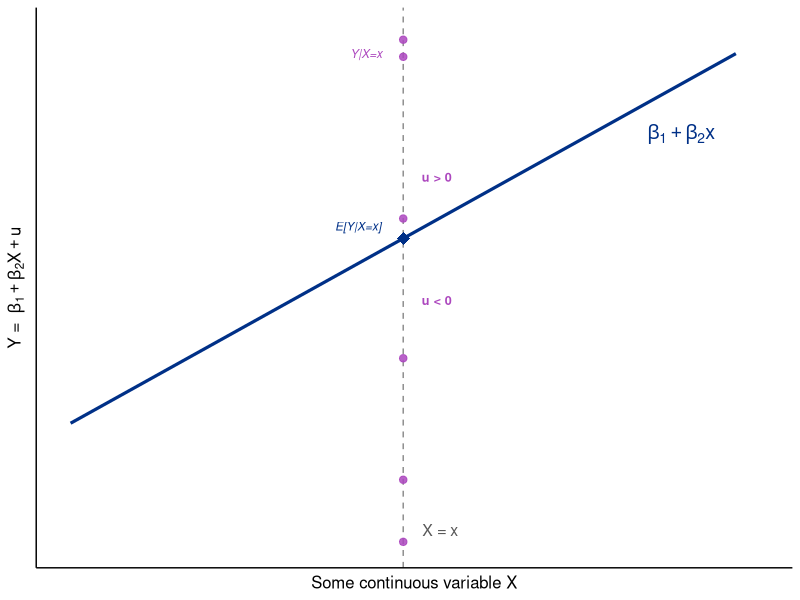
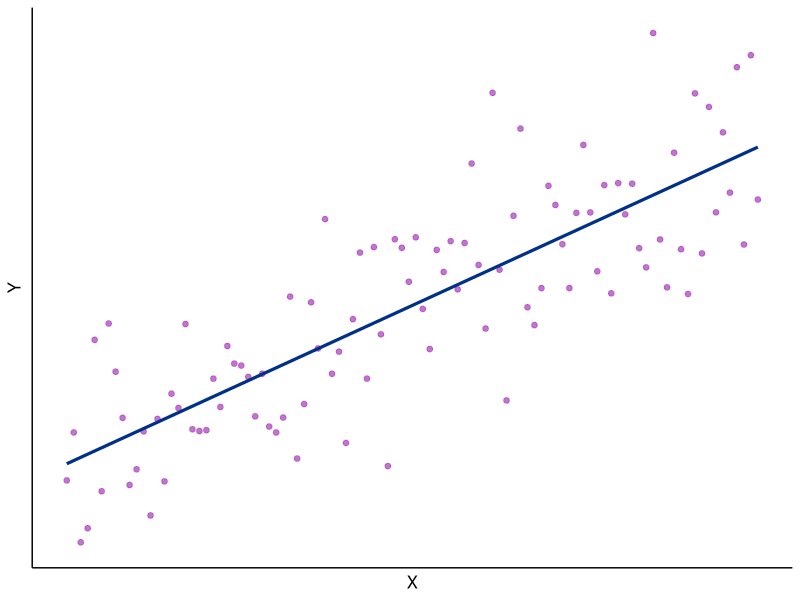
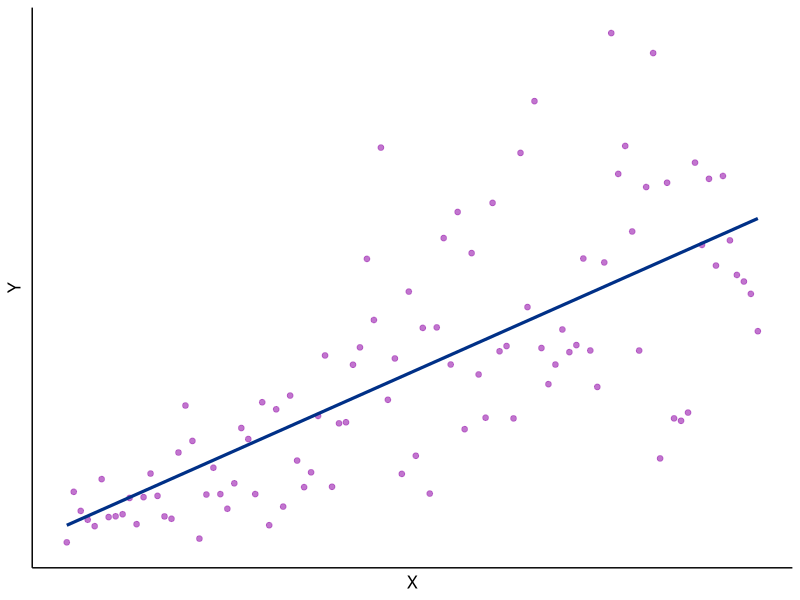
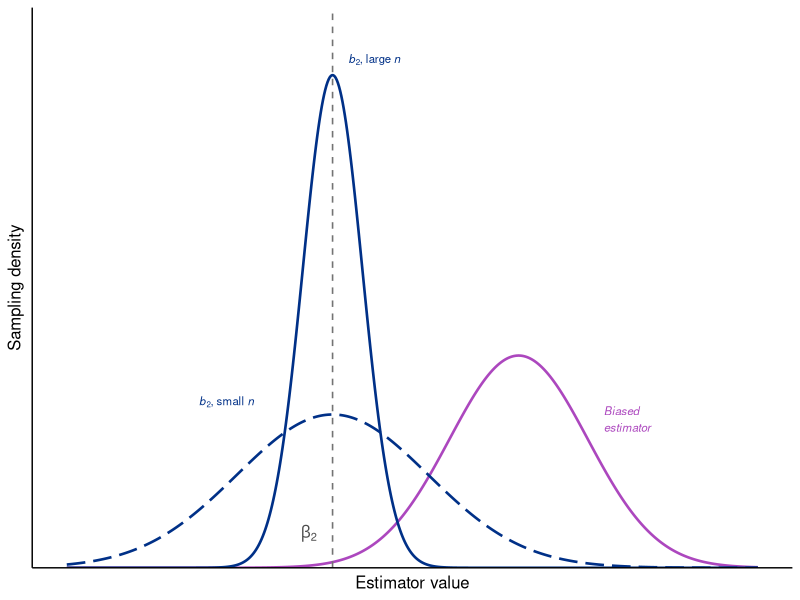
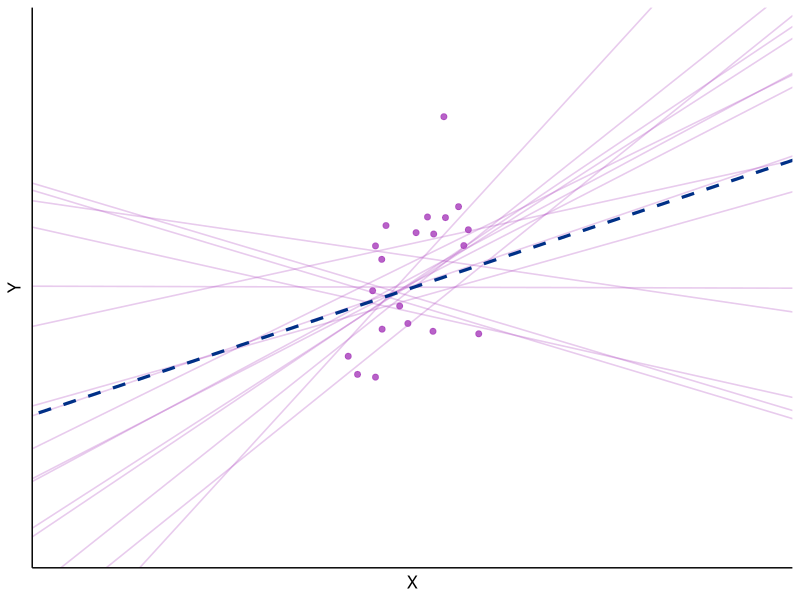
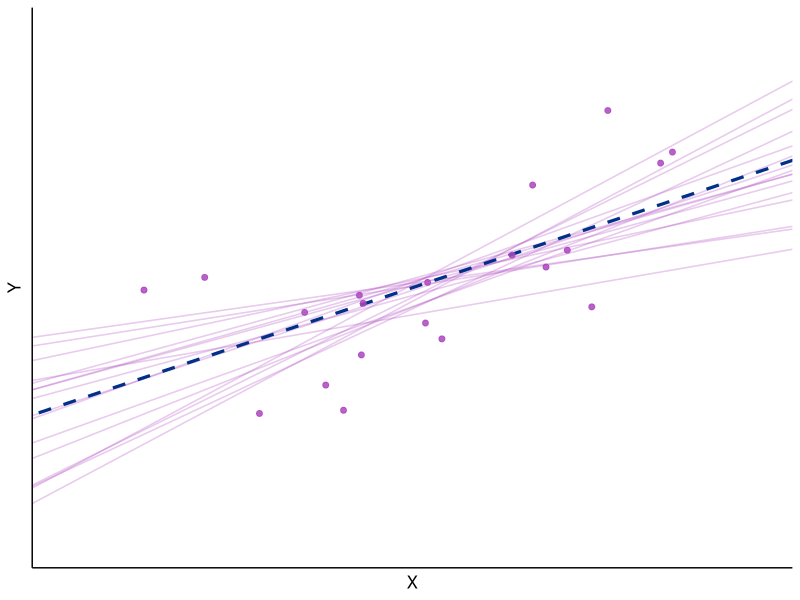

These figures' R source, in order:
## ---- chunk 1
#| label: fig-cond-values
#| fig-height: 3.4
#| fig-width: 5.5
#| fig-cap: "Population regression model"
#| fig-alt: "Scatter plot illustrating the population regression model. A line labeled β₁+β₂x passes through the conditional mean E[Y|X=x] (diamond marker) at the value X=x. Individual conditional values Y|X are scattered as dots around the line. At the highlighted value X=x, a dashed vertical line separates points above the line, labeled u greater than 0, from points below it, labeled u less than 0, showing that the error term u is the deviation of each Y|X observation from its conditional mean."
#| warning: false
library(ggplot2)

set.seed(880)
b1 <- 1.5; b2 <- 0.5; sig <- 3
xs  <- 5

pts <- do.call(rbind, lapply(xs, function(x0) {
  data.frame(x = x0,
             y = rnorm(6, b1 + b2 * x0, sig))
}))
mu5 <- b1 + b2 * 5

ggplot() +
  geom_line(aes(x = c(0.5, 9.5), y = b1 + b2 * c(0.5, 9.5)),
            color = "#003087", linewidth = 1.1) +
  geom_vline(xintercept = 5, linetype = "dashed",
             color = "gray55", linewidth = 0.5) +
  geom_point(data = pts, aes(x = x, y = y),
             color = "#ac47be", size = 2.2, alpha = 0.85) +
  geom_point(data = data.frame(x = xs, y = b1 + b2 * xs),
             aes(x = x, y = y),
             color = "#003087", size = 4, shape = 18) +
  annotate("text", x = 5.25, y = mu5 + 0.75,
           label = "u > 0", color = "#ac47be",
           size = 3.2, hjust = 0, fontface = "bold") +
  annotate("text", x = 5.25, y = mu5 - 0.75,
           label = "u < 0", color = "#ac47be",
           size = 3.2, hjust = 0, fontface = "bold") +
  annotate("text", x = 4.7, y = mu5 + 0.15,
           label = "E[Y|X=x]", color = "#003087",
           size = 3.0, hjust = 1, fontface = "italic") +
  annotate("text", x = 4.5, y = b1 + b2 * 4.5 + 2.5,
           label = "Y|X=x", color = "#ac47be",
           size = 3.0, hjust = 0.5, fontface = "italic") +
  annotate("text", x = 8.3, y = b1 + b2 * 8.3 - 0.38,
           label = expression(beta[1]+beta[2]*x),
           color = "#003087", size = 5, hjust = 0) +
  annotate("text", x = 5.5, y = 0.45,
           label = "X = x", color = "gray35", size = 4.0, hjust = 0.5) +
  labs(x = "Some continuous variable X", y = "Y = " ~ beta[1] + beta[2]*X + u) +
  scale_x_continuous(limits = c(0.5, 9.8)) +
  scale_y_continuous(limits = c(0.3, 6.5)) +
  theme_classic() +
  theme(
    axis.text  = element_blank(),
    axis.ticks = element_blank(),
    axis.title = element_text(size = 12)
  )
## ---- chunk 2
#| label: fig-homo
#| fig-height: 3.0
#| fig-width: 4.5
#| fig-cap: "Homoskedastic data: constant error variance across X"
#| fig-alt: "Scatter plot of Y against X illustrating homoskedasticity. A regression line runs through the data. The vertical spread of points around the line is roughly constant across all values of X, showing that error variance does not change with X."
set.seed(11)
n_sk <- 100
x_sk <- seq(1, 10, length.out = n_sk)
df_homo <- data.frame(
  x = x_sk,
  y = 1 + 0.6 * x_sk + rnorm(n_sk, 0, 1.4)
)

ggplot(df_homo, aes(x, y)) +
  geom_point(color = "#ac47be", size = 1.6, alpha = 0.75) +
  geom_smooth(method = "lm", se = FALSE,
              color = "#003087", linewidth = 1.1,
              formula = y ~ x) +
  labs(x = "X", y = "Y") +
  theme_classic() +
  theme(
    axis.text  = element_blank(),
    axis.ticks = element_blank(),
    axis.title = element_text(size = 12)
  )
## ---- chunk 3
#| label: fig-hetero
#| fig-height: 3.0
#| fig-width: 4.5
#| fig-cap: "Heteroskedastic data: error variance increases with X"
#| fig-alt: "Scatter plot of Y against X illustrating heteroskedasticity. A regression line runs through the data. The vertical spread of points around the line grows larger as X increases, showing that error variance rises with X."
set.seed(22)
df_hetero <- data.frame(
  x = x_sk,
  y = 1 + 0.6 * x_sk + rnorm(n_sk, 0, 0.25 * x_sk)
)

ggplot(df_hetero, aes(x, y)) +
  geom_point(color = "#ac47be", size = 1.6, alpha = 0.75) +
  geom_smooth(method = "lm", se = FALSE,
              color = "#003087", linewidth = 1.1,
              formula = y ~ x) +
  labs(x = "X", y = "Y") +
  theme_classic() +
  theme(
    axis.text  = element_blank(),
    axis.ticks = element_blank(),
    axis.title = element_text(size = 12)
  )
## ---- chunk 4
#| label: fig-ols-properties
#| fig-height: 2.1
#| fig-width: 5.0
#| fig-cap: "Sampling distributions of the OLS estimator $b_2$ (unbiased and consistent) versus a biased estimator"
#| fig-alt: "Density plot showing three bell-shaped sampling distribution curves. Two blue curves are centered at β₂, the true parameter value marked by a dashed vertical line: a wide, flat long-dashed curve for the OLS estimator at small n, and a tall, narrow solid curve for OLS at large n, illustrating that OLS is unbiased at all sample sizes and consistent as n increases. A purple curve centered to the right of β₂ represents a biased estimator whose distribution does not converge to the true value. The horizontal axis shows the estimator value and the vertical axis shows sampling density."
#| warning: false
b2_true <- 2.5
sd_sm   <- 0.90   # OLS small n — wide
sd_lg   <- 0.28   # OLS large n — narrow (consistent)
mu_bi   <- 4.25   # biased estimator — shifted right
sd_bi   <- 0.65

x_seq <- seq(0, 6.5, length.out = 600)
df_dens <- data.frame(
  x   = rep(x_seq, 3),
  y   = c(dnorm(x_seq, b2_true, sd_sm),
          dnorm(x_seq, b2_true, sd_lg),
          dnorm(x_seq, mu_bi,   sd_bi)),
  grp = rep(c("ols_sm", "ols_lg", "biased"), each = length(x_seq))
)

ggplot(df_dens, aes(x, y, color = grp, linetype = grp)) +
  geom_line(linewidth = 0.9) +
  geom_vline(xintercept = b2_true,
             linetype = "dashed", color = "gray45", linewidth = 0.55) +
  scale_color_manual(values = c(
    ols_sm = "#003087",
    ols_lg = "#003087",
    biased = "#ac47be"
  )) +
  scale_linetype_manual(values = c(
    ols_sm = "longdash",
    ols_lg = "solid",
    biased = "solid"
  )) +
  annotate("text", x = b2_true - 0.3, y = 0.10,
           label = expression(beta[2]), color = "gray30",
           size = 4.0, hjust = 0) +
  annotate("text", x = 1.5, y = 0.48,
           label = expression(italic(b)[2]*", small "*italic(n)), color = "#003087",
           size = 2.9, hjust = 0.5) +
  annotate("text", x = 2.65, y = 1.47,
           label = expression(italic(b)[2]*", large "*italic(n)), color = "#003087",
           size = 2.9, hjust = 0) +
  annotate("text", x = 5.05, y = 0.43,
           label = "Biased\nestimator", color = "#ac47be",
           size = 2.9, hjust = 0, fontface = "italic") +
  labs(x = "Estimator value", y = "Sampling density") +
  scale_x_continuous(limits = c(0, 6.5)) +
  scale_y_continuous(limits = c(0, 1.62),
                     expand = expansion(mult = c(0, 0))) +
  theme_classic() +
  theme(
    legend.position = "none",
    axis.text  = element_blank(),
    axis.ticks = element_blank(),
    axis.title = element_text(size = 12)
  )
## ---- chunk 5
#| label: fig-slope-clustered
#| fig-height: 3.0
#| fig-width: 4.5
#| fig-cap: "Slope estimates from clustered X data"
#| fig-alt: "Scatter plot of Y against X where all data points are clustered in a narrow band of X values near the center of the horizontal axis. Many plausible regression lines are drawn through the cluster as a fan, showing that the slope coefficient b₂ can take a wide range of values — illustrating high estimation imprecision when the regressor has little spread."
set.seed(303)
b1_eg <- 1; b2_eg <- 0.5; sig_eg <- 1.5; n_eg <- 20; nsim_eg <- 16

x_c <- runif(n_eg, 4, 6)
y_c <- b1_eg + b2_eg * x_c + rnorm(n_eg, 0, sig_eg)

coef_c <- do.call(rbind, lapply(seq_len(nsim_eg), function(i) {
  xi <- runif(n_eg, 4, 6)
  yi <- b1_eg + b2_eg * xi + rnorm(n_eg, 0, sig_eg)
  coef(lm(yi ~ xi))
}))
coef_c <- setNames(as.data.frame(coef_c), c("a", "b"))

ggplot() +
  geom_abline(data = coef_c, aes(intercept = a, slope = b),
              color = "#ac47be", alpha = 0.28, linewidth = 0.55) +
  geom_abline(intercept = b1_eg, slope = b2_eg,
              color = "#003087", linewidth = 1.1, linetype = "dashed") +
  geom_point(data = data.frame(x = x_c, y = y_c), aes(x, y),
             color = "#ac47be", size = 1.7, alpha = 0.85) +
  scale_x_continuous(limits = c(0, 10)) +
  scale_y_continuous(limits = c(-2, 9)) +
  labs(x = "X", y = "Y") +
  theme_classic() +
  theme(axis.text  = element_blank(),
        axis.ticks = element_blank(),
        axis.title = element_text(size = 12))
## ---- chunk 6
#| label: fig-slope-spread
#| fig-height: 3.0
#| fig-width: 4.5
#| fig-cap: "Slope estimates from spread-out X data"
#| fig-alt: "Scatter plot of Y against X where data points are spread widely across the full range of X values. Many regression lines are drawn through the data as a fan, but they are tightly clustered together, showing that the slope coefficient b₂ is estimated precisely when the regressor is widely spread. The true population regression line is shown as a blue dashed line."
set.seed(404)
x_s <- runif(n_eg, 1, 9)
y_s <- b1_eg + b2_eg * x_s + rnorm(n_eg, 0, sig_eg)

coef_s <- do.call(rbind, lapply(seq_len(nsim_eg), function(i) {
  xi <- runif(n_eg, 1, 9)
  yi <- b1_eg + b2_eg * xi + rnorm(n_eg, 0, sig_eg)
  coef(lm(yi ~ xi))
}))
coef_s <- setNames(as.data.frame(coef_s), c("a", "b"))

ggplot() +
  geom_abline(data = coef_s, aes(intercept = a, slope = b),
              color = "#ac47be", alpha = 0.28, linewidth = 0.55) +
  geom_abline(intercept = b1_eg, slope = b2_eg,
              color = "#003087", linewidth = 1.1, linetype = "dashed") +
  geom_point(data = data.frame(x = x_s, y = y_s), aes(x, y),
             color = "#ac47be", size = 1.7, alpha = 0.85) +
  scale_x_continuous(limits = c(0, 10)) +
  scale_y_continuous(limits = c(-2, 9)) +
  labs(x = "X", y = "Y") +
  theme_classic() +
  theme(axis.text  = element_blank(),
        axis.ticks = element_blank(),
        axis.title = element_text(size = 12))
